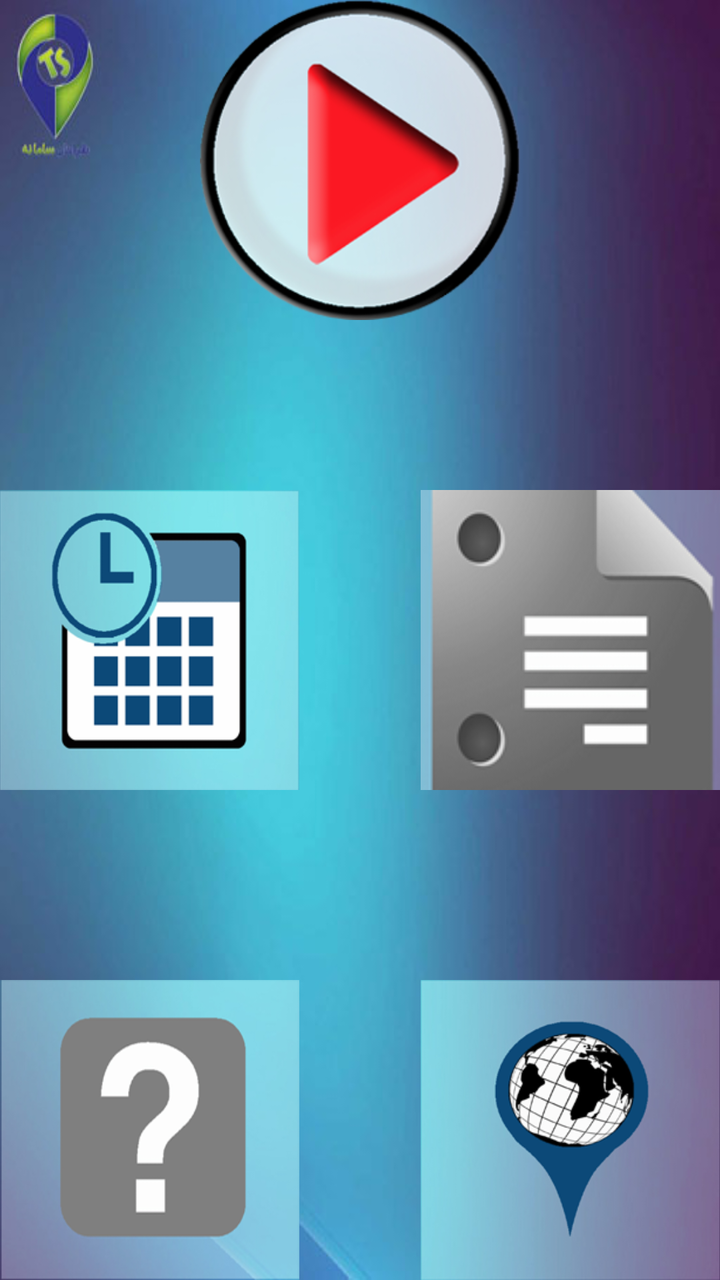
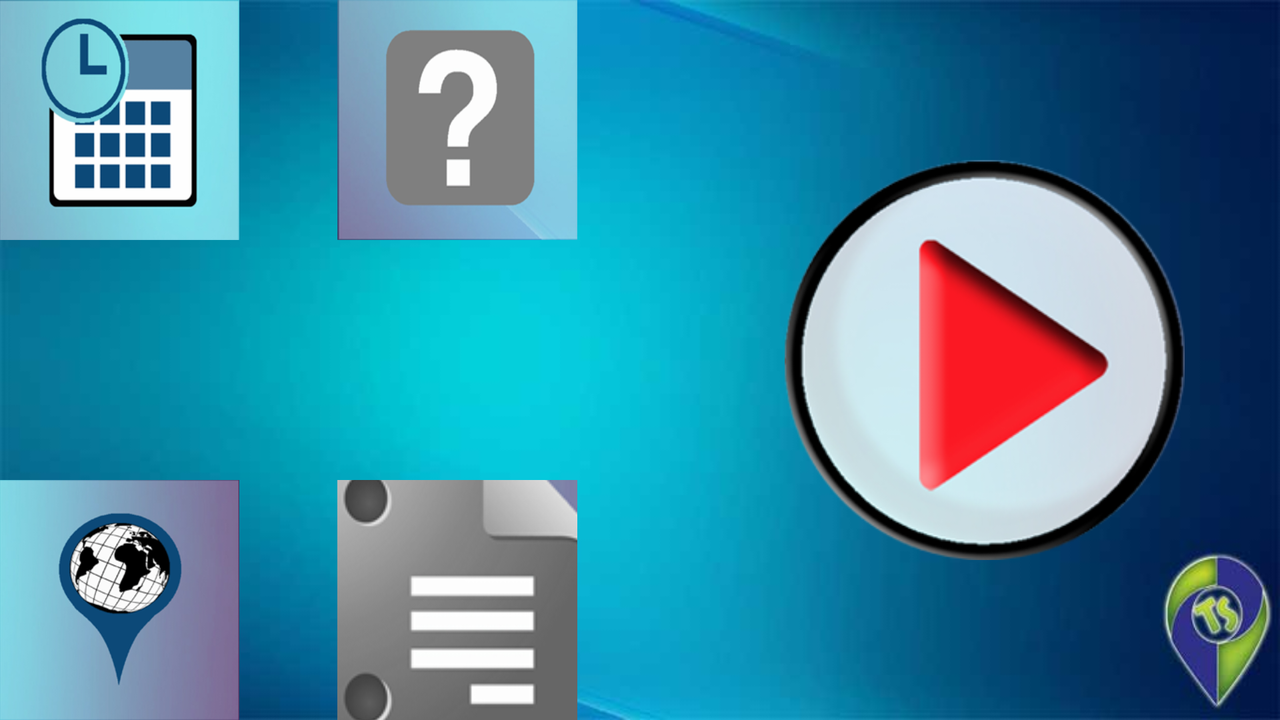

First picture: res/layout/ on a phone held upright. Second picture: the repository's own variant of that layout, on a device whose configuration matches the variant's folder. Source for both follows.
<!-- AndroidManifest.xml: application theme AppTheme -->
<!-- res/layout/activity_home.xml -->
<RelativeLayout xmlns:android="http://schemas.android.com/apk/res/android"
    xmlns:tools="http://schemas.android.com/tools" android:layout_width="match_parent"
    android:layout_height="match_parent" android:paddingLeft="@dimen/activity_horizontal_margin"
    android:paddingRight="@dimen/activity_horizontal_margin"
    android:paddingTop="@dimen/activity_vertical_margin"
    android:paddingBottom="@dimen/activity_vertical_margin"
    tools:context="com.tstracker.tstracker.HomeActivity"
    android:id="@+id/lytMain"
    android:background="@drawable/bck">

    <ImageButton
        android:layout_width="150dp"
        android:layout_height="150dp"
        android:id="@+id/ibtnNews"
        android:src="@drawable/news_icon"
        android:onClick="NewsClick"
        android:background="@drawable/news_icon"
        android:layout_alignTop="@+id/ibtnSettings"
        android:layout_alignParentEnd="true" />

    <ImageButton
        android:layout_width="150dp"
        android:layout_height="150dp"
        android:id="@+id/ibtnSettings"
        android:background="@drawable/settings_icon"
        android:onClick="settings_Click"
        android:layout_centerVertical="true"
        android:layout_alignParentStart="true" />

    <ImageButton
        android:layout_width="150dp"
        android:layout_height="150dp"
        android:id="@+id/ibtnAbout"
        android:background="@drawable/aboutus"
        android:onClick="AboutClick"
        android:layout_gravity="right"
        android:layout_alignParentBottom="true"
        android:layout_alignParentStart="true" />

    <ImageButton
        android:layout_width="150dp"
        android:layout_height="150dp"
        android:id="@+id/ibtnMap"
        android:background="@drawable/map"
        android:onClick="btnMap_Click"
        android:layout_alignParentBottom="true"
        android:layout_alignParentEnd="true" />

    <ImageButton
        android:layout_width="160dp"
        android:layout_height="160dp"
        android:id="@+id/ibtnRun"
        android:background="@drawable/start"
        android:onClick="RunClick"
        android:layout_alignParentTop="true"
        android:layout_centerHorizontal="true" />
</RelativeLayout>
<!-- resources referenced by this layout -->
<resources>
  <!-- drawable aboutus: png bitmap (drawable, 29836 bytes) -->
  <!-- drawable bck: jpg bitmap (drawable, 22383 bytes) -->
  <!-- drawable map: png bitmap (drawable, 49593 bytes) -->
  <!-- drawable news_icon: png bitmap (drawable, 38611 bytes) -->
  <!-- drawable settings_icon: png bitmap (drawable, 31973 bytes) -->
  <!-- drawable start: png bitmap (drawable, 54553 bytes) -->
  <style name="AppTheme" parent="Theme.AppCompat.Light.DarkActionBar">
          
      </style>
</resources>
<!-- res/layout-land/activity_home.xml (the repository's variant of the layout above) -->
<!-- drawn on the phone turned sideways -->
<RelativeLayout xmlns:android="http://schemas.android.com/apk/res/android"
    xmlns:tools="http://schemas.android.com/tools" android:layout_width="match_parent"
    android:layout_height="match_parent" android:paddingLeft="@dimen/activity_horizontal_margin"
    android:paddingRight="@dimen/activity_horizontal_margin"
    android:paddingTop="@dimen/activity_vertical_margin"
    android:paddingBottom="@dimen/activity_vertical_margin"
    tools:context="com.tstracker.tstracker.HomeActivity"
    android:id="@+id/lytMain"
    android:background="@drawable/back2">

    <ImageButton
        android:layout_width="120dp"
        android:layout_height="120dp"
        android:id="@+id/ibtnNews"
        android:background="@drawable/news_icon"
        android:src="@drawable/news_icon"
        android:onClick="NewsClick"
        android:layout_alignParentBottom="true"
        android:layout_toRightOf="@+id/ibtnMap"
        android:layout_marginLeft="49dp" />

    <ImageButton
        android:layout_width="120dp"
        android:layout_height="120dp"
        android:id="@+id/ibtnSettings"
        android:background="@drawable/settings_icon"
        android:onClick="settings_Click"
        android:layout_alignParentTop="true"
        android:layout_alignParentStart="true" />

    <ImageButton
        android:layout_width="120dp"
        android:layout_height="120dp"
        android:id="@+id/ibtnAbout"
        android:background="@drawable/aboutus"
        android:onClick="AboutClick"
        android:layout_gravity="right"
        android:layout_alignParentTop="true"
        android:layout_alignStart="@+id/ibtnNews" />

    <ImageButton
        android:layout_width="120dp"
        android:layout_height="120dp"
        android:id="@+id/ibtnMap"
        android:background="@drawable/map"
        android:onClick="btnMap_Click"
        android:layout_alignParentBottom="true"
        android:layout_alignParentStart="true" />

    <ImageButton
        android:layout_width="200dp"
        android:layout_height="200dp"
        android:id="@+id/ibtnRun"
        android:background="@drawable/start"
        android:onClick="RunClick"
        android:layout_centerVertical="true"
        android:layout_alignParentRight="true"
        android:layout_marginRight="48dp" />
</RelativeLayout>
<!-- resources referenced by the variant -->
<!-- as the phone turned sideways resolves them -->
<resources>
  <!-- drawable aboutus: png bitmap (drawable, 29836 bytes) -->
  <!-- drawable back2: jpg bitmap (drawable, 10982 bytes) -->
  <!-- drawable map: png bitmap (drawable, 49593 bytes) -->
  <!-- drawable news_icon: png bitmap (drawable, 38611 bytes) -->
  <!-- drawable settings_icon: png bitmap (drawable, 31973 bytes) -->
  <!-- drawable start: png bitmap (drawable, 54553 bytes) -->
  <style name="AppTheme" parent="Theme.AppCompat.Light.DarkActionBar">
          
      </style>
</resources>
